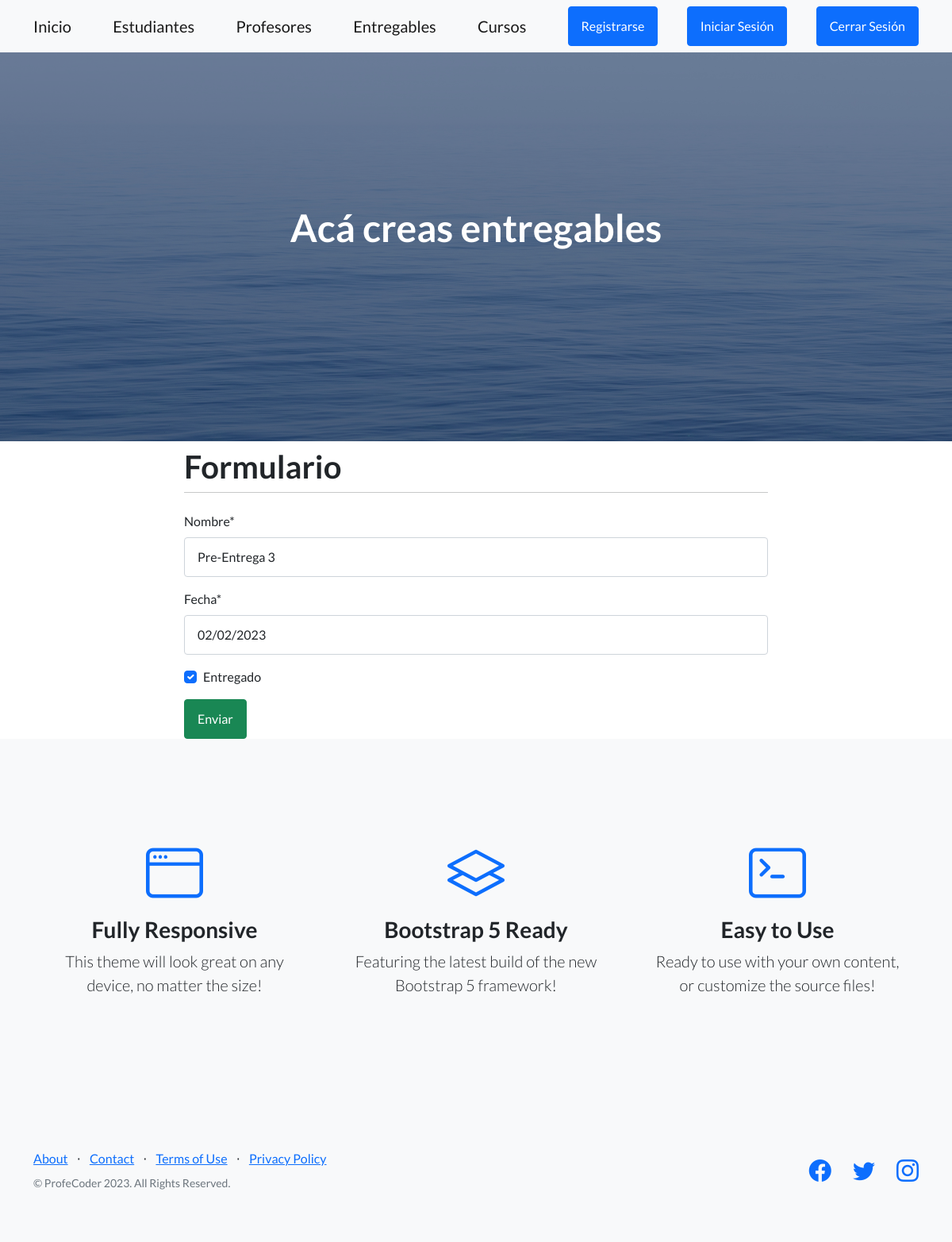
Page /AppCoder/entregables/editar/2 on the committed database.
### AppCoder/models.py (models this page shows)
class Entregable(models.Model):
    nombre = models.CharField(max_length=40)
    fecha = models.DateField()
    entregado = models.BooleanField()

### AppCoder/views.py (the view)
# urls.py: path("entregables/editar/<int:pk>", EntregableEditar.as_view(), name="Editar Entregables"),
class EntregableEditar(UpdateView): #usa el mismo html que el CreateView (entregable_form.html)
    model = Entregable
    fields = ["nombre", "fecha", "entregado"]
    success_url = "/AppCoder/entregables/lista"
    template_name = "AppCoder/entregas/entregable_form.html"

### AppCoder/templates/AppCoder/entregas/entregable_form.html
{% extends "AppCoder/padre.html" %}
{% load crispy_forms_tags %}
{% block titulo %}
Acá creas entregables
{% endblock %}
{% block formulario %}
<form action="" method="POST" > {% csrf_token %}
    {{ form|crispy }}
    <input type = "submit" value="Enviar" class="btn btn-success">
</form>
{% endblock %}

### rows in the picture
Entregable: nombre "Pre-Entrega 3", fecha "02/02/2023", entregado "☑"
